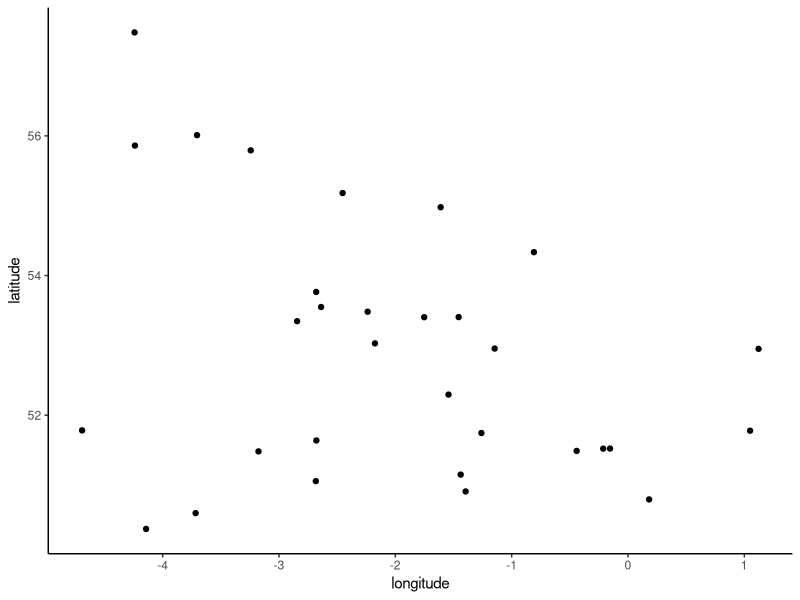
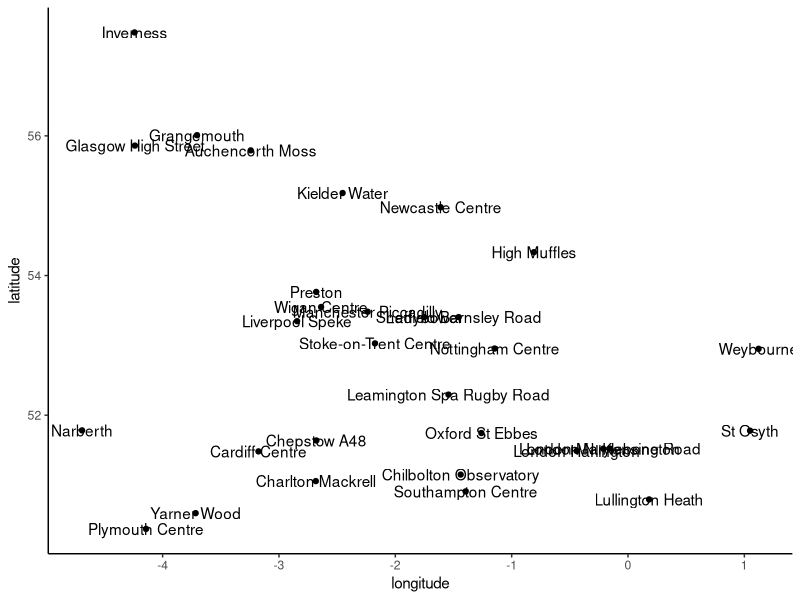
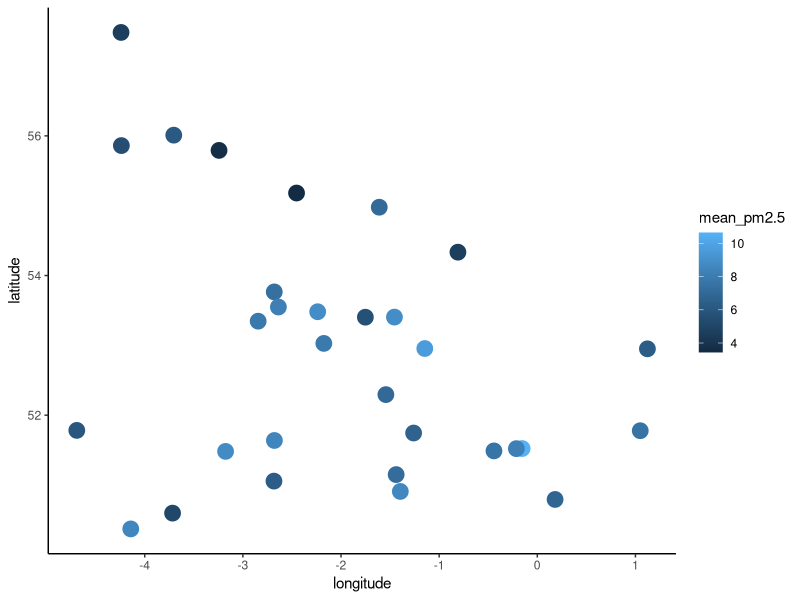
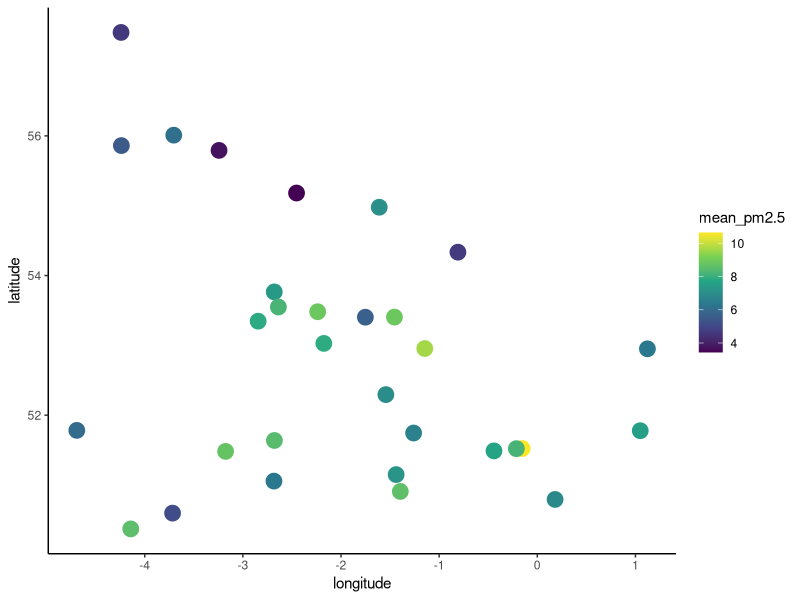
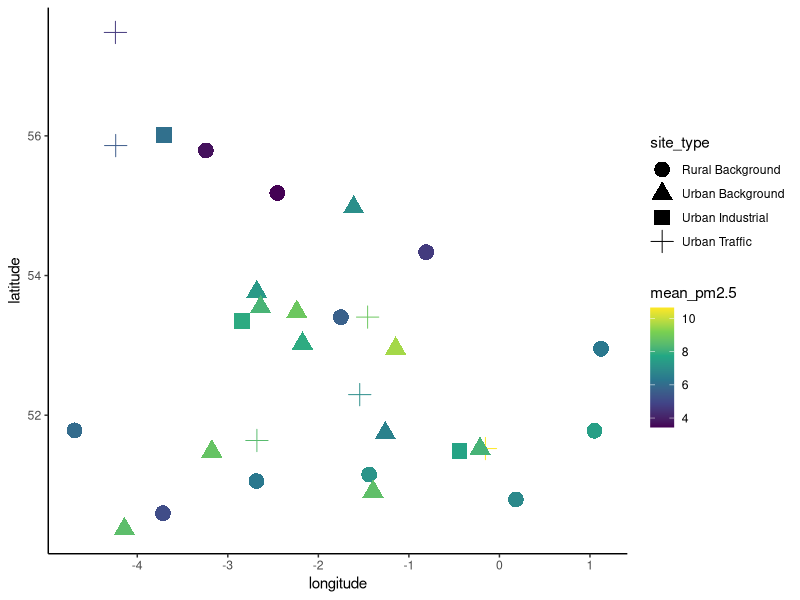
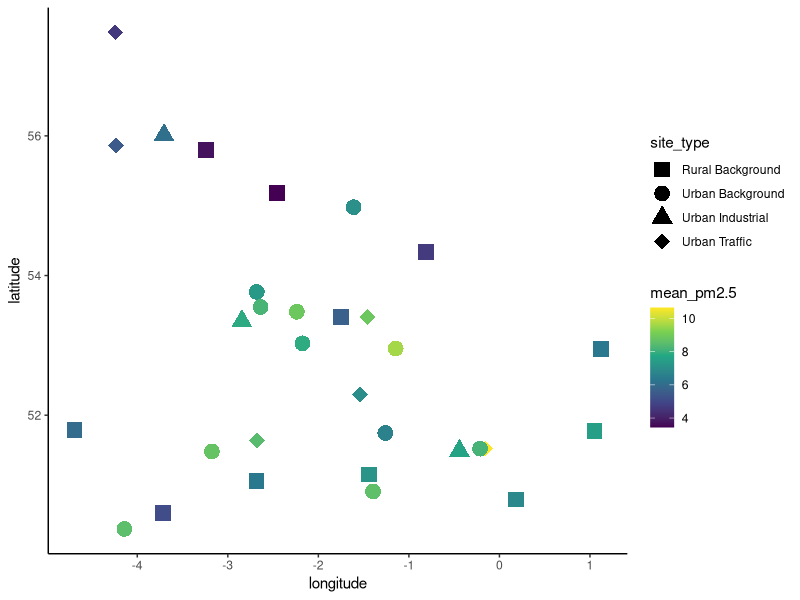
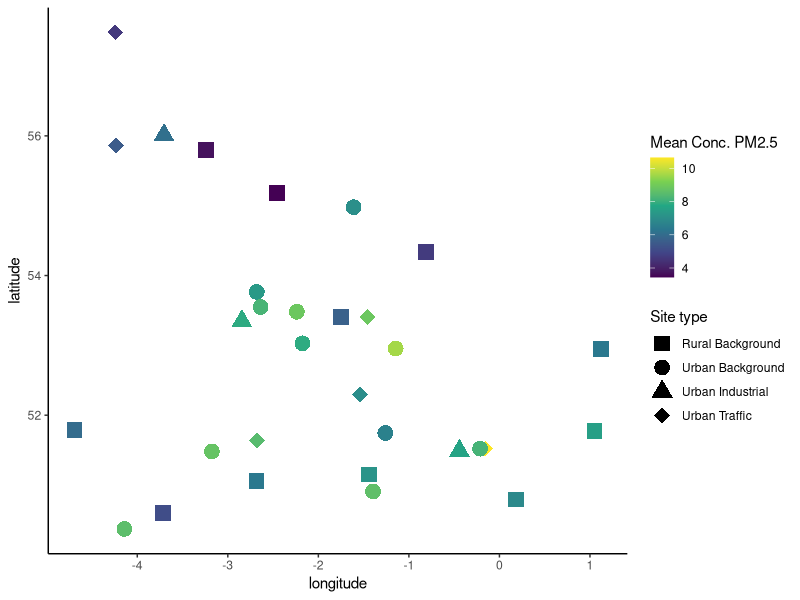

Source code (R) for these figures, in order:
## ---- chunk 1
library(ggplot2)
library(dplyr)
library(tidyr)
library(lubridate)

# Read in the data
AQ_metadata <- read.csv("data/AirQuality_metadata.csv")
AQ_data <- read.csv("data/AirQuality_data.csv")

# Convert date to date
AQ_data$date <- dmy(AQ_data$date)

# Summarise years 2020-2025 for all sites
AQ_data_summary <- AQ_data |> 
  filter(date >= "2020-01-01") |>
  group_by(site) |>
  summarise(mean_pm2.5 = mean(pm2.5))

# Left join with meta data
AQ_data_summary_latlong <- left_join(x = AQ_data_summary, y = AQ_metadata, by = "site")

## ---- chunk 2
# Spatial plot with labels
spatial_fig <- AQ_data_summary_latlong |>
  ggplot(aes(x = longitude, y = latitude)) +
  geom_point() + 
  theme_classic()
print(spatial_fig)
## ---- chunk 3
# Spatial plot with labels
spatial_fig <- AQ_data_summary_latlong |>
  ggplot(aes(x = longitude, y = latitude, label = site)) +
  geom_point() + 
  geom_text() + 
  theme_classic()
print(spatial_fig)
## ---- chunk 4
# Spatial plot of mean AQ
spatial_fig <- AQ_data_summary_latlong |>
  ggplot(aes(x = longitude, y = latitude, colour = mean_pm2.5)) +
  geom_point(size = 5) +
  theme_classic()
print(spatial_fig)
## ---- chunk 5
# Spatial plot of mean AQ
spatial_fig <- AQ_data_summary_latlong |>
  ggplot(aes(x = longitude, y = latitude, colour = mean_pm2.5)) +
  geom_point(size = 5) +
  scale_colour_viridis_c(option = "D") + 
  theme_classic()
print(spatial_fig)
## ---- chunk 6
# Spatial plot of mean AQ
spatial_fig <- AQ_data_summary_latlong |>
  ggplot(aes(x = longitude, y = latitude, colour = mean_pm2.5, shape = site_type)) +
  geom_point(size = 5) +
  scale_colour_viridis_c(option = "D") +
  theme_classic()
print(spatial_fig)
## ---- chunk 7
# Spatial plot of mean AQ
spatial_fig <- AQ_data_summary_latlong |>
  ggplot(aes(x = longitude, y = latitude, colour = mean_pm2.5, shape = site_type)) +
  geom_point(size = 5) +
  scale_colour_viridis_c(option = "D") + 
  scale_shape_manual(values = c(15, 16, 17, 18)) + 
  theme_classic()
print(spatial_fig)
## ---- chunk 8
# Spatial plot of mean AQ
spatial_fig <- AQ_data_summary_latlong |>
  ggplot(aes(x = longitude, y = latitude, colour = mean_pm2.5, shape = site_type)) +
  geom_point(size = 5) +
  scale_colour_viridis_c(option = "D") + 
  scale_shape_manual(values = c(15, 16, 17, 18)) + 
  theme_classic()
  
spatial_fig$labels$colour <- "Mean Conc. PM2.5"
spatial_fig$labels$shape <- "Site type"

print(spatial_fig)
